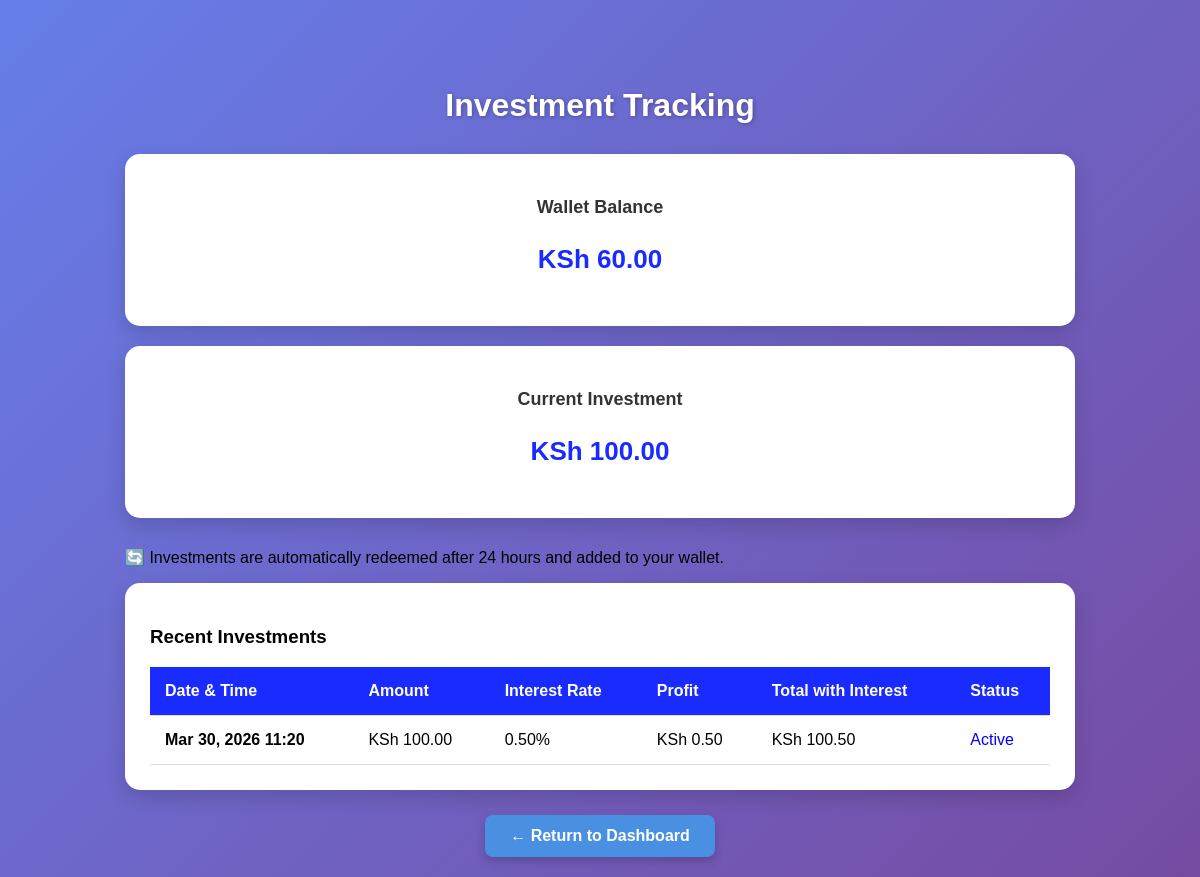
Screenshot of /finance/invest/tracking/ (signed in) with the database file from the repository.
### finance/models.py (models this page shows, shortened)
class Wallet(models.Model):
    user = models.OneToOneField(settings.AUTH_USER_MODEL, on_delete=models.CASCADE)
    balance = models.DecimalField(max_digits=20, decimal_places=2, default=Decimal('0.00'))

class InvestmentTracking(models.Model):
    user = models.ForeignKey(settings.AUTH_USER_MODEL, on_delete=models.CASCADE)
    amount = models.DecimalField(max_digits=12, decimal_places=2)
    interest_rate = models.DecimalField(
        max_digits=5,
        decimal_places=4,
        default=Decimal('0.005')  # 0.5% daily
    )
    invested_at = models.DateTimeField(default=timezone.now)
    maturity_date = models.DateTimeField(null=True, blank=True)
    is_redeemed = models.BooleanField(default=False)

### finance/views.py (the view)
# urls.py: path('invest/tracking/', views.invest_tracking, name='invest_tracking'),
@login_required
def invest_tracking(request):
    wallet, _ = Wallet.objects.get_or_create(user=request.user)
    investments = InvestmentTracking.objects.filter(user=request.user)
    now = timezone.now()
    for inv in investments:
        elapsed = (now - inv.invested_at).total_seconds()
        if elapsed >= 24 * 3600 and not inv.is_redeemed:
            process_maturity(request.user, inv)
        inv.interest_display = inv.interest_rate * 100
        inv.profit = inv.amount * inv.interest_rate
        inv.total = inv.amount + inv.profit
        if inv.is_redeemed:
            inv.status = "Redeemed"
        elif elapsed >= 24 * 3600:
            inv.status = "Matured"
        else:
            inv.status = "Active"
    current_investment = sum(
        inv.amount for inv in investments if not inv.is_redeemed
    )
    total_profit = sum(
        inv.profit for inv in investments if not inv.is_redeemed
    )
    return render(request, "finance/invest_tracking.html", {
        "wallet": wallet,
        "investments": investments,
        "current_investment": current_investment,
        "total_profit": total_profit,
    })

### finance/templates/finance/invest_tracking.html (shortened to what this page needs)
{% load static %}
<!DOCTYPE html>
<html lang="en">
<head>
    <link rel="stylesheet" href="{% static 'styles/investtrack.css' %}">
</head>
<body>
<div class="container">
    <h2>Investment Tracking</h2>
    <div class="wallet-investment">
        <div class="card wallet">
            <h3>Wallet Balance</h3>
            <p>KSh {{ wallet.balance|floatformat:2 }}</p>
        </div>
        <div class="card investment">
            <h3>Current Investment</h3>
            <p>KSh {{ current_investment|floatformat:2 }}</p>
        </div>
    </div>
    <div class="auto-note">
        <p>
            🔄 Investments are automatically redeemed after 24 hours and added to your wallet.
        </p>
    </div>
    <div class="history">
        <h3>Recent Investments</h3>
        {% if investments %}
        <table>
            <thead>
                <tr>
                    <th>Date & Time</th>
                    <th>Amount</th>
                    <th>Interest Rate</th>
                    <th>Profit</th>
                    <th>Total with Interest</th>
                    <th>Status</th>
                </tr>
            </thead>
            <tbody>
                {% for inv in investments %}
                <tr>
                    <td>{{ inv.invested_at|date:"M d, Y H:i" }}</td>
                    <td>KSh {{ inv.amount|floatformat:2 }}</td>
                    <td>{{ inv.interest_display|floatformat:2 }}%</td>
                    <td>KSh {{ inv.profit|floatformat:2 }}</td>
                    <td>KSh {{ inv.total|floatformat:2 }}</td>
                    <td>
                        {% if inv.is_redeemed %}
                            <span style="color:green;">Redeemed</span>
                        {% elif inv.status == "Matured" %}
                            <span style="color:orange;">Matured</span>
                        {% else %}
                            <span style="color:blue;">Active</span>
                        {% endif %}
                    </td>
                </tr>
                {% endfor %}
            </tbody>
        </table>
        {% else %}
        <p class="no-data">No investment activity yet.</p>
        {% endif %}
    </div>
    <div class="return-dashboard">
        <a href="{% url 'user:dashboard' %}" class="btn-dashboard">← Return to Dashboard</a>
    </div>
</div>
</body>
</html>

### static/styles/investtrack.css (style rules this page uses)
body { font-family: 'Arial', sans-serif; background: linear-gradient(135deg, #667eea, #764ba2); margin: 0; padding: 20px 0; display: flex; justify-content: center; align-items: flex-start; min-height: 100vh; transition: background 0.5s; }
.container { width: 95%; max-width: 950px; margin-top: 40px; animation: fadeIn 1s ease-in-out; }
h2 { text-align: center; margin-bottom: 30px; color: #fff; font-size: 2rem; text-shadow: 1px 1px 4px rgba(0,0,0,0.3); animation: slideIn 1s ease-in-out; }
.wallet-investment { display: flex; justify-content: space-between; gap: 20px; margin-bottom: 30px; flex-wrap: wrap; }
.card { flex: 1 1 45%; background: #fff; padding: 25px; border-radius: 15px; box-shadow: 0px 8px 20px rgba(0,0,0,0.15); text-align: center; transition: transform 0.3s ease, box-shadow 0.3s ease, background 0.3s ease; cursor: pointer; min-width: 200px; }
.card h3 { margin-bottom: 12px; font-size: 18px; color: #333; transition: color 0.3s; }
.card p { font-size: 26px; font-weight: bold; color: #1a2bff; transition: color 0.3s; }
.history { background: #fff; padding: 25px; border-radius: 15px; box-shadow: 0px 8px 20px rgba(0,0,0,0.15); overflow-x: auto; transition: box-shadow 0.3s ease; }
.history table { width: 100%; border-collapse: collapse; min-width: 600px; }
.history th, .history td { padding: 15px; text-align: left; border-bottom: 1px solid #ddd; transition: background 0.3s, transform 0.3s; }
.history th { background-color: #1a2bff; color: #fff; font-weight: 600; }
.history td:first-child { font-weight: 600; }
.return-dashboard { margin-top: 25px; text-align: center; }
.btn-dashboard { display: inline-block; padding: 12px 25px; background-color: #4a90e2; color: white; text-decoration: none; border-radius: 8px; transition: all 0.3s ease; font-weight: 600; box-shadow: 0px 4px 10px rgba(0,0,0,0.2); }

### rows the page displays
Wallet: balance "60.00"
InvestmentTracking: invested_at "Mar 30, 2026 11:20", amount "100.00", interest_display "0.50", profit "0.50", total "100.50", is_redeemed "Active"

### other values shown
{{ current_investment|floatformat:2 }} "100.00"
